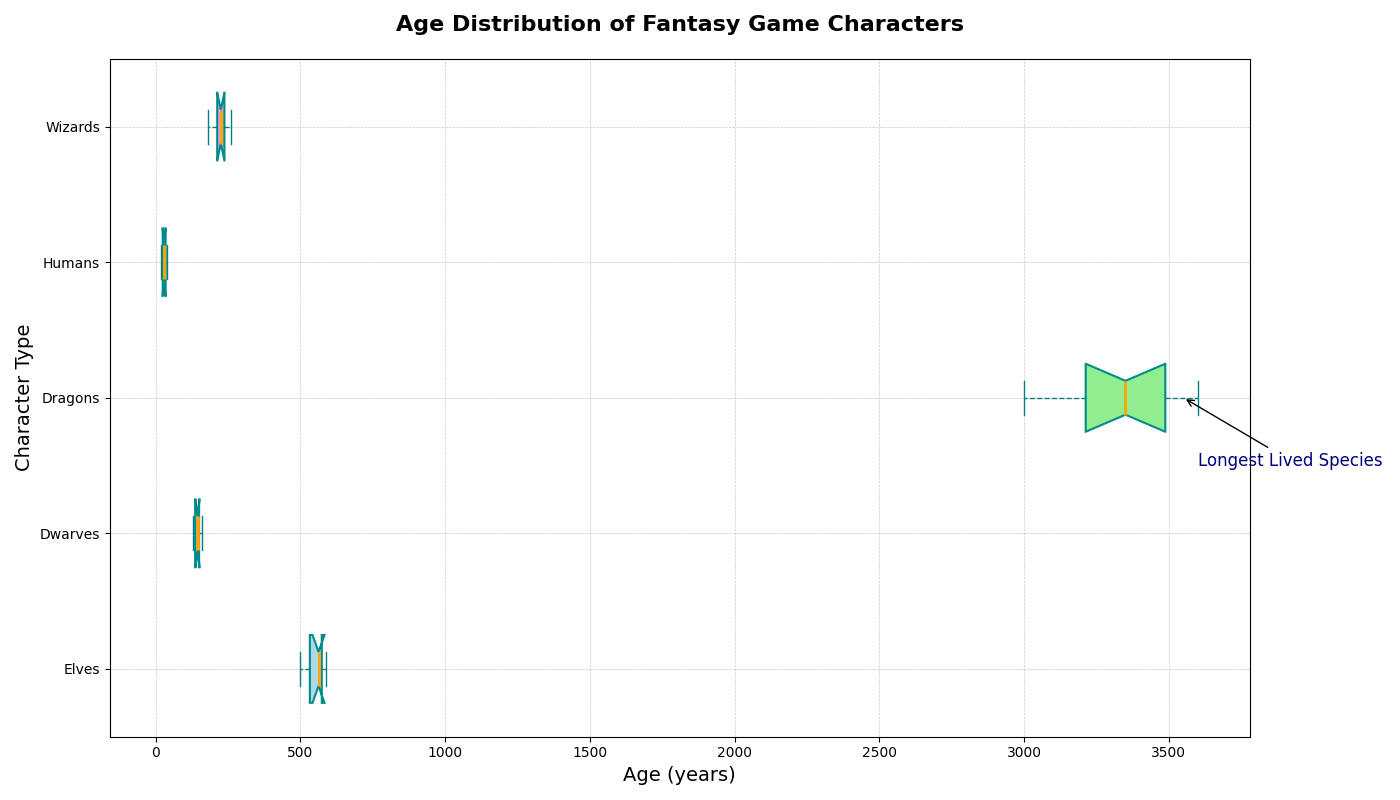

The script that drew this image:
import matplotlib.pyplot as plt

# Define ages for different fantasy game characters (in years)
# Manually created data showcasing character age distribution
elf_ages = [500, 520, 530, 540, 560, 570, 590, 580, 575, 565]
dwarf_ages = [130, 135, 140, 145, 155, 160, 150, 145, 135, 150]
dragon_ages = [3000, 3200, 3100, 3300, 3400, 3500, 3450, 3550, 3600, 3250]
human_ages = [20, 22, 25, 30, 35, 40, 38, 32, 28, 24]
wizard_ages = [200, 220, 180, 210, 230, 220, 240, 250, 230, 260]

# Combine data into a list for plotting
age_data = [elf_ages, dwarf_ages, dragon_ages, human_ages, wizard_ages]

# Names for the categories
character_names = ["Elves", "Dwarves", "Dragons", "Humans", "Wizards"]

# Initialize the figure and axis
fig, ax = plt.subplots(figsize=(14, 8))

# Create a horizontal box plot
box = ax.boxplot(age_data, vert=False, patch_artist=True, 
                 labels=character_names,
                 flierprops=dict(marker='o', color='red', alpha=0.5),
                 boxprops=dict(color='darkcyan', linewidth=1.5),
                 whiskerprops=dict(color='teal', linestyle='--'),
                 capprops=dict(color='teal'),
                 medianprops=dict(color='orange', linewidth=2),
                 notch=True)

# Set colors for each box
colors = ['lightblue', 'lightsalmon', 'lightgreen', 'lightyellow', 'plum']
for patch, color in zip(box['boxes'], colors):
    patch.set_facecolor(color)

# Add grid for better readability
ax.grid(True, which='both', linestyle='--', linewidth=0.5, alpha=0.7)

# Add titles and axis labels
ax.set_title("Age Distribution of Fantasy Game Characters", fontsize=16, weight='bold', pad=20)
ax.set_xlabel("Age (years)", fontsize=14)
ax.set_ylabel("Character Type", fontsize=14)

# Annotate an interesting point
ax.annotate('Longest Lived Species',
            xy=(3550, 3),
            xytext=(3600, 2.5),
            arrowprops=dict(facecolor='navy', arrowstyle='->'),
            fontsize=12,
            color='navy')

# Automatically adjust layout to prevent overlap
plt.tight_layout()

# Show the plot
plt.show()
